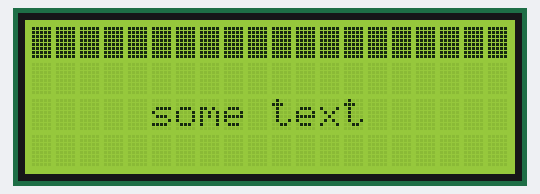
Bench run of a sketch on a simulated Arduino Uno, built with avr-gcc and run on an emulated ATmega328P. On the bench: 20×4 character LCD.

Above: at 0.47 s.
At 1.11 s:
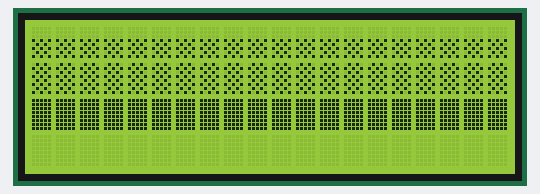
At 1.97 s:
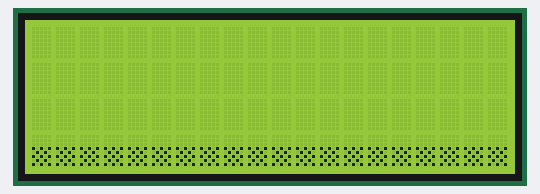

The sketch:

WaveClear.ino
```cpp
#include <LiquidCrystal_I2C.h>
LiquidCrystal_I2C lcd(0x27, 20, 4);

//-------------------Settings--------------------//
#define tmr 300   //Display cleaning speed, ms

unsigned long ClearPassedTime = 0;
char counter = 0;
bool WClear = 0;

//--------------custom Characters for better visual effect--------------//
byte customChar[8] = {0x0A, 0x15, 0x0A, 0x15, 0x0A, 0x15, 0x0A, 0x15};
byte customChar1[8] = {0x00, 0x00, 0x00, 0x15, 0x0A, 0x15, 0x0A, 0x15};


void setup(){
  lcd.init();
  lcd.backlight();

  lcd.createChar(0, customChar);
  lcd.createChar(1, customChar1);

  lcd.setCursor(5, 2);
  lcd.print("some text");

  WClear = true;
}

void loop(){
  //------------------clearing the display------------------//
  if (WClear && millis()-ClearPassedTime >= tmr){
    ClearPassedTime = millis();
    if (counter < 4){
      lcd.setCursor(0, counter);
      for (char i = 0; i <= 19; i++) lcd.write(255);
    }
    if (counter > 0 && counter < 5){
      lcd.setCursor(0, counter-1);
      for (char i = 0; i <= 19; i++) lcd.write(0);
    }
    if (counter > 1 && counter < 6){
      lcd.setCursor(0, counter-2);
      for (char i = 0; i <= 19; i++) lcd.write(1);
    }
    if (counter > 2 && counter < 7){
      lcd.setCursor(0, counter-3);
      lcd.print("                    ");
    }
    if (counter > 7){
      lcd.clear();
      counter = 0;
      WClear = false;
    } else counter++;
  }
}
```
